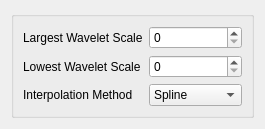
<?xml version="1.0" encoding="UTF-8"?>
<ui version="4.0">
 <class>Form</class>
 <widget class="QWidget" name="Form">
  <property name="geometry">
   <rect>
    <x>0</x>
    <y>0</y>
    <width>265</width>
    <height>126</height>
   </rect>
  </property>
  <property name="windowTitle">
   <string>Form</string>
  </property>
  <layout class="QVBoxLayout" name="verticalLayout">
   <item>
    <widget class="QGroupBox" name="groupBox">
     <layout class="QFormLayout" name="formLayout_2">
      <property name="fieldGrowthPolicy">
       <enum>QFormLayout::AllNonFixedFieldsGrow</enum>
      </property>
      <item row="0" column="0">
       <widget class="QLabel" name="largestWaveletScaleLabel">
        <property name="text">
         <string>Largest Wavelet Scale</string>
        </property>
       </widget>
      </item>
      <item row="0" column="1">
       <widget class="QSpinBox" name="largestWaveletScaleSpinBox"/>
      </item>
      <item row="1" column="0">
       <widget class="QLabel" name="lowestWaveletScaleLabel">
        <property name="text">
         <string>Lowest Wavelet Scale</string>
        </property>
       </widget>
      </item>
      <item row="1" column="1">
       <widget class="QSpinBox" name="lowestWaveletScaleSpinBox"/>
      </item>
      <item row="2" column="0">
       <widget class="QLabel" name="interpolationMethodLabel">
        <property name="text">
         <string>Interpolation Method</string>
        </property>
       </widget>
      </item>
      <item row="2" column="1">
       <widget class="QComboBox" name="interpolationMethodComboBox">
        <item>
         <property name="text">
          <string>Spline</string>
         </property>
        </item>
        <item>
         <property name="text">
          <string>Quadratic</string>
         </property>
        </item>
        <item>
         <property name="text">
          <string>Linear</string>
         </property>
        </item>
       </widget>
      </item>
     </layout>
    </widget>
   </item>
  </layout>
 </widget>
 <resources/>
 <connections/>
</ui>
